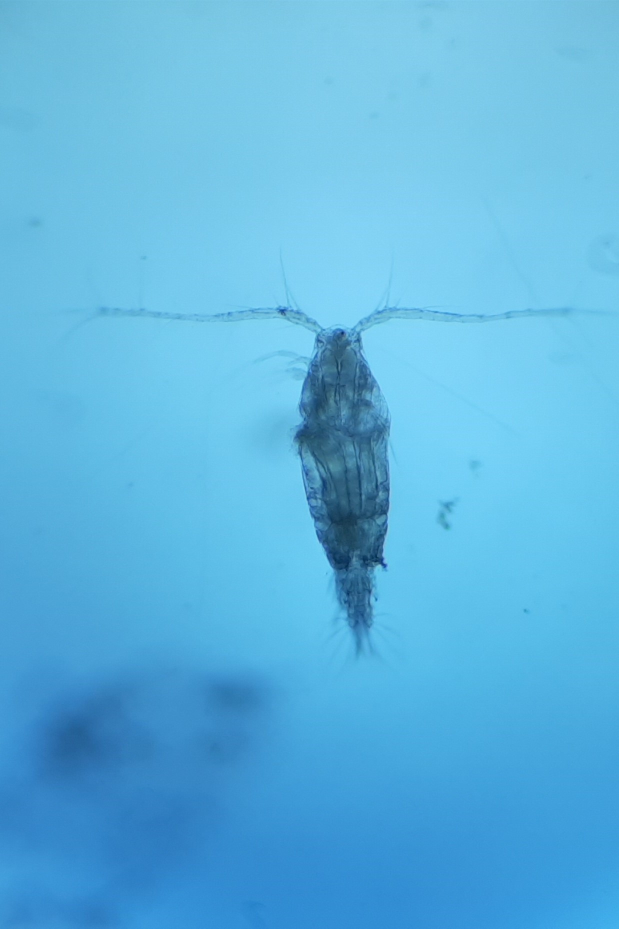
#> input picture 1.0.jpg, 1238 x 1857 px, given in place of 2.0.jpg, which was not available (shown at 1/2 size)
$ python Unifomr_Cropping.py
#> lines starting #> are read from the running program, lines starting #| are printed output that depends on the picture
import Image

def crop_image(file_name,new_height,new_width):

#> called with file_name = '2.0', new_height = 256, new_width = 256
    im = Image.open(file_name+".jpg")
#> im is the input picture: PIL image 1238x1857 RGB; mean R, G, B 93.7, 180.2, 223.8
    width, height = im.size
#> width = 1238; height = 1857

    left = (width - new_width)/2
#> left = 491
    top = (height - new_height)/2
#> top = 800.5
    right = (width + new_width)/2
#> right = 747
    bottom = (height + new_height)/2
#> bottom = 1056.5

    crop_im = im.crop((left, top, right, bottom)) #Cropping Image
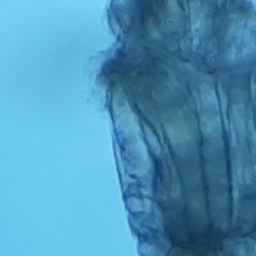
#> crop_im: PIL image 256x256 RGB; mean R, G, B 76.9, 147.7, 183.4

    crop_im.save(file_name+"_new.jpg")  #Saving Images

new_width = 256     #Enter the crop image width
new_height = 256    #Enter the crop image height
file_name = ["2.0"] #Enter File Names

for i in file_name:
    crop_image(i,new_height,new_width)


# crop_image('images/Species2/30pics/2.0.jpg',)

$ run again, on 3.0.jpg
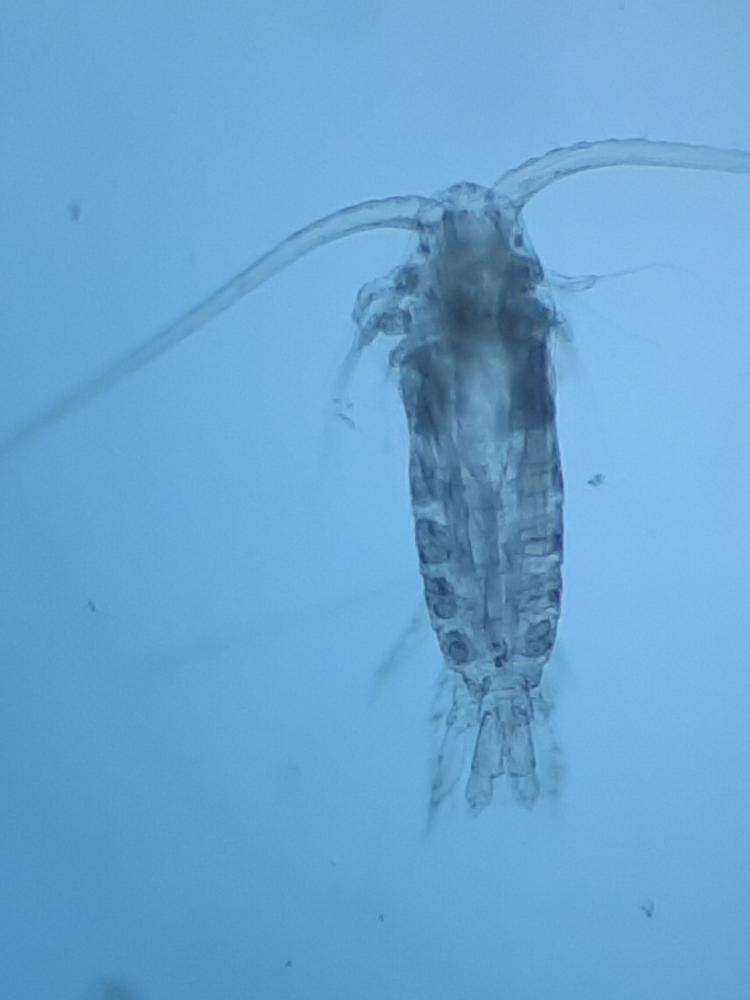
#> input picture 3.0.jpg, 750 x 1000 px, given in place of 2.0.jpg, which was not available
#> in crop_image, im is the input picture: PIL image 750x1000 RGB; mean R, G, B 105.6, 165.3, 210.5
#> in crop_image, `crop_im = im.crop((left, top, right, bottom))`:
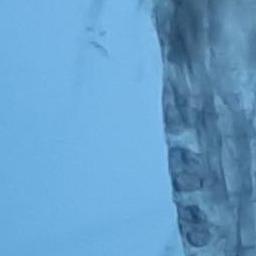
#> crop_im: PIL image 256x256 RGB; mean R, G, B 101.9, 158.6, 201.4

$ run again, on F1.0.jpg
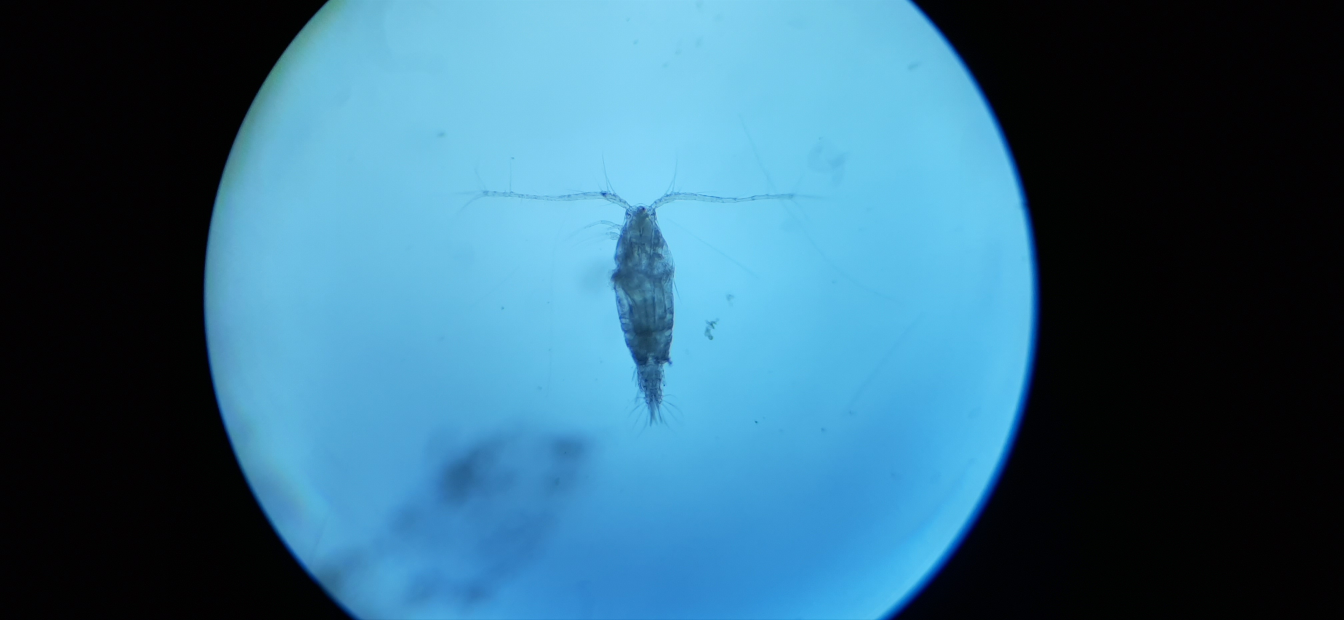
#> input picture F1.0.jpg, 4032 x 1860 px, given in place of 2.0.jpg, which was not available (shown at 1/3 size)
#> in crop_image, im is the input picture: PIL image 4032x1860 RGB; mean R, G, B 52.4, 100.9, 125.8
#> in crop_image, `crop_im = im.crop((left, top, right, bottom))`:
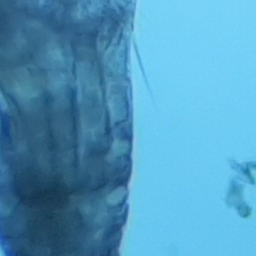
#> crop_im: PIL image 256x256 RGB; mean R, G, B 79.2, 151.9, 188.9
